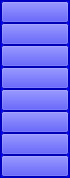
        <widget class="QFrame" name="frame_2">
         <property name="maximumSize">
          <size>
           <width>70</width>
           <height>16777215</height>
          </size>
         </property>
         <property name="styleSheet">
          <string notr="true">background-color: blue</string>
         </property>
         <property name="frameShape">
          <enum>QFrame::StyledPanel</enum>
         </property>
         <property name="frameShadow">
          <enum>QFrame::Raised</enum>
         </property>
         <layout class="QVBoxLayout" name="verticalLayout_6">
          <property name="spacing">
           <number>0</number>
          </property>
          <property name="leftMargin">
           <number>0</number>
          </property>
          <property name="topMargin">
           <number>0</number>
          </property>
          <property name="rightMargin">
           <number>0</number>
          </property>
          <property name="bottomMargin">
           <number>0</number>
          </property>
          <item>
           <widget class="QPushButton" name="pushButton_calc_window">
            <property name="sizePolicy">
             <sizepolicy hsizetype="Minimum" vsizetype="Expanding">
              <horstretch>0</horstretch>
              <verstretch>0</verstretch>
             </sizepolicy>
            </property>
            <property name="maximumSize">
             <size>
              <width>16777215</width>
              <height>70</height>
             </size>
            </property>
            <property name="text">
             <string/>
            </property>
            <property name="icon">
             <iconset>
              <normaloff>img/icon/calc.png</normaloff>img/icon/calc.png</iconset>
            </property>
            <property name="iconSize">
             <size>
              <width>50</width>
              <height>50</height>
             </size>
            </property>
           </widget>
          </item>
          <item>
           <widget class="QPushButton" name="pushButton_eval_window">
            <property name="sizePolicy">
             <sizepolicy hsizetype="Minimum" vsizetype="Expanding">
              <horstretch>0</horstretch>
              <verstretch>0</verstretch>
             </sizepolicy>
            </property>
            <property name="maximumSize">
             <size>
              <width>16777215</width>
              <height>70</height>
             </size>
            </property>
            <property name="text">
             <string/>
            </property>
            <property name="icon">
             <iconset>
              <normaloff>img/icon/eval.png</normaloff>img/icon/eval.png</iconset>
            </property>
            <property name="iconSize">
             <size>
              <width>50</width>
              <height>50</height>
             </size>
            </property>
           </widget>
          </item>
          <item>
           <widget class="QPushButton" name="func_window">
            <property name="sizePolicy">
             <sizepolicy hsizetype="Minimum" vsizetype="Expanding">
              <horstretch>0</horstretch>
              <verstretch>0</verstretch>
             </sizepolicy>
            </property>
            <property name="maximumSize">
             <size>
              <width>16777215</width>
              <height>70</height>
             </size>
            </property>
            <property name="text">
             <string/>
            </property>
            <property name="icon">
             <iconset>
              <normaloff>img/icon/func2.png</normaloff>img/icon/func2.png</iconset>
            </property>
            <property name="iconSize">
             <size>
              <width>50</width>
              <height>50</height>
             </size>
            </property>
           </widget>
          </item>
          <item>
           <widget class="QPushButton" name="pushButton_complex_window">
            <property name="sizePolicy">
             <sizepolicy hsizetype="Minimum" vsizetype="Expanding">
              <horstretch>0</horstretch>
              <verstretch>0</verstretch>
             </sizepolicy>
            </property>
            <property name="maximumSize">
             <size>
              <width>16777215</width>
              <height>70</height>
             </size>
            </property>
            <property name="text">
             <string/>
            </property>
            <property name="icon">
             <iconset>
              <normaloff>img/icon/complex-removebg-preview.png</normaloff>img/icon/complex-removebg-preview.png</iconset>
            </property>
            <property name="iconSize">
             <size>
              <width>90</width>
              <height>90</height>
             </size>
            </property>
           </widget>
          </item>
          <item>
           <widget class="QPushButton" name="pushButton_stat_window">
            <property name="sizePolicy">
             <sizepolicy hsizetype="Minimum" vsizetype="Expanding">
              <horstretch>0</horstretch>
              <verstretch>0</verstretch>
             </sizepolicy>
            </property>
            <property name="maximumSize">
             <size>
              <width>16777215</width>
              <height>70</height>
             </size>
            </property>
            <property name="text">
             <string/>
            </property>
            <property name="icon">
             <iconset>
              <normaloff>img/icon/stat.png</normaloff>img/icon/stat.png</iconset>
            </property>
            <property name="iconSize">
             <size>
              <width>60</width>
              <height>60</height>
             </size>
            </property>
           </widget>
          </item>
          <item>
           <widget class="QPushButton" name="pushButton_discrete_window">
            <property name="sizePolicy">
             <sizepolicy hsizetype="Minimum" vsizetype="Expanding">
              <horstretch>0</horstretch>
              <verstretch>0</verstretch>
             </sizepolicy>
            </property>
            <property name="maximumSize">
             <size>
              <width>16777215</width>
              <height>70</height>
             </size>
            </property>
            <property name="text">
             <string/>
            </property>
            <property name="icon">
             <iconset>
              <normaloff>img/icon/disc.png</normaloff>img/icon/disc.png</iconset>
            </property>
            <property name="iconSize">
             <size>
              <width>60</width>
              <height>60</height>
             </size>
            </property>
           </widget>
          </item>
          <item>
           <widget class="QPushButton" name="pushButton_matrix_window">
            <property name="sizePolicy">
             <sizepolicy hsizetype="Minimum" vsizetype="Expanding">
              <horstretch>0</horstretch>
              <verstretch>0</verstretch>
             </sizepolicy>
            </property>
            <property name="maximumSize">
             <size>
              <width>16777215</width>
              <height>70</height>
             </size>
            </property>
            <property name="text">
             <string/>
            </property>
            <property name="icon">
             <iconset>
              <normaloff>img/icon/matrix.png</normaloff>img/icon/matrix.png</iconset>
            </property>
            <property name="iconSize">
             <size>
              <width>50</width>
              <height>50</height>
             </size>
            </property>
           </widget>
          </item>
          <item>
           <widget class="QPushButton" name="pushButton_vector_window">
            <property name="sizePolicy">
             <sizepolicy hsizetype="Minimum" vsizetype="Expanding">
              <horstretch>0</horstretch>
              <verstretch>0</verstretch>
             </sizepolicy>
            </property>
            <property name="maximumSize">
             <size>
              <width>16777215</width>
              <height>70</height>
             </size>
            </property>
            <property name="text">
             <string/>
            </property>
            <property name="icon">
             <iconset>
              <normaloff>img/icon/vector.png</normaloff>img/icon/vector.png</iconset>
            </property>
            <property name="iconSize">
             <size>
              <width>70</width>
              <height>70</height>
             </size>
            </property>
           </widget>
          </item>
          <item>
           <widget class="QWidget" name="widget" native="true"/>
          </item>
         </layout>
        </widget>
